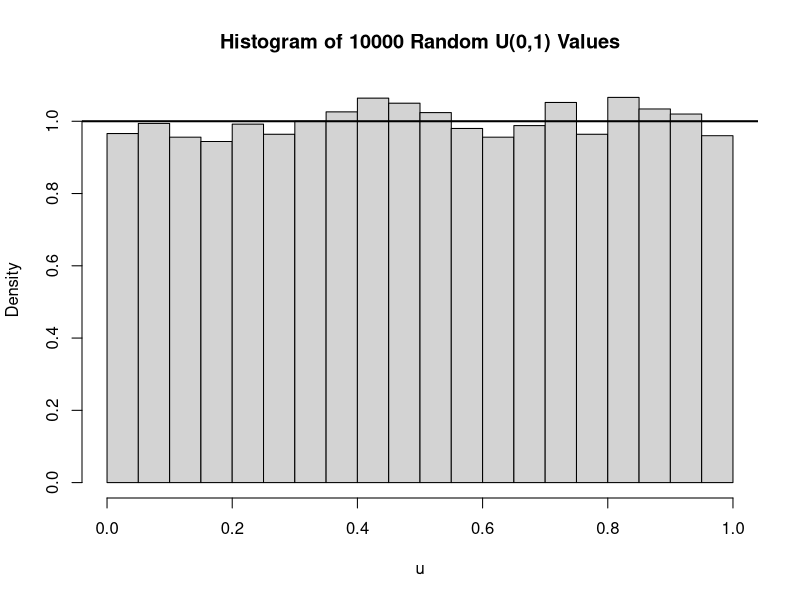
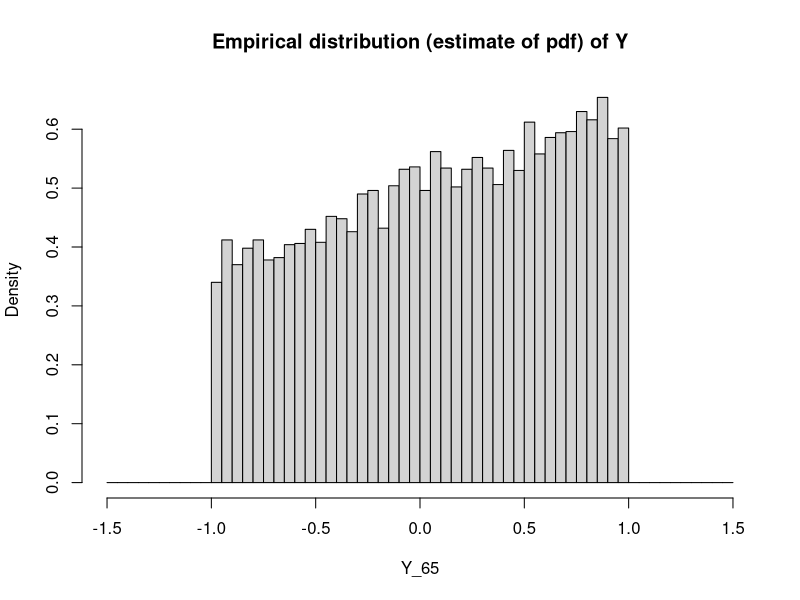
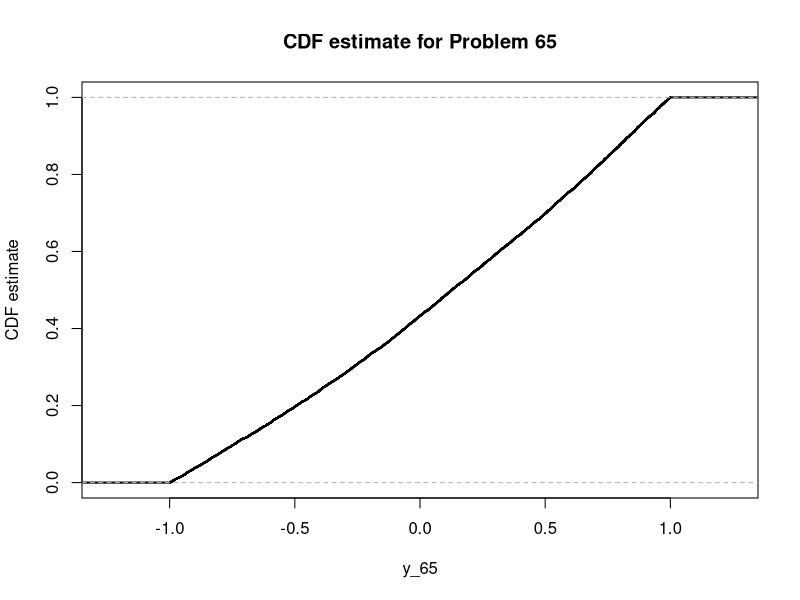
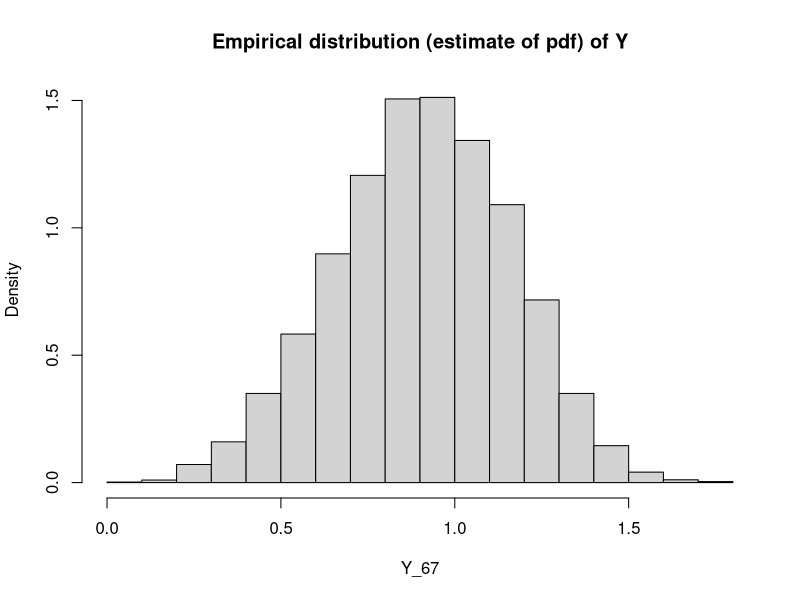
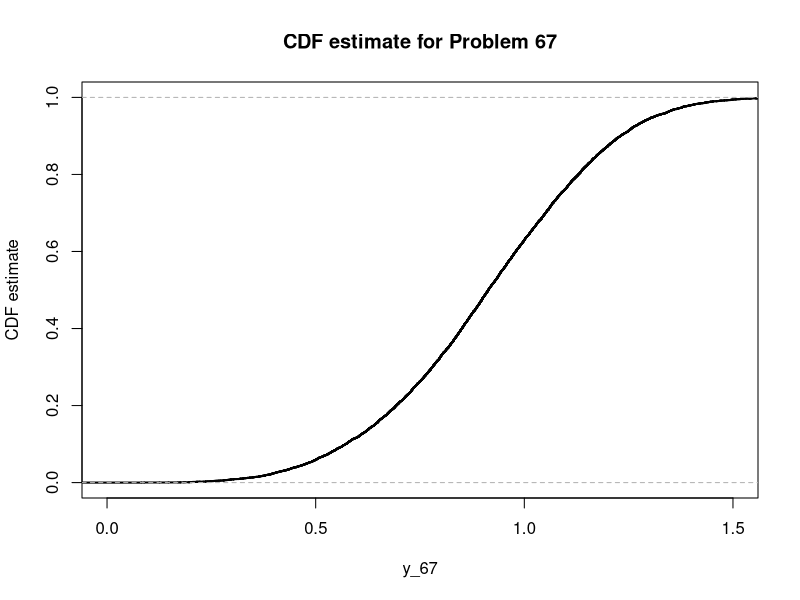

Recreate these plots in R, in order.
###
# Jimmy Hickey
# 2019-06-23
# ST501
# Homework 5
#
# Generating random variables for specific distributions
###

# Set a seed
# 1978 is the year that Sultans of Swing was released (well re-recorder) by Dire Straits, so we'll pick that.
set.seed(1978)   

# Generate 10000 random draws between (0, 1)
n<-10000
u<-runif(n=n,min=0,max=1)

# Sanity check to make sure the u looks uniform
hist(u,main="Histogram of 10000 Random U(0,1) Values",freq=FALSE)
abline(h=1,lwd=2)

# It looks alright

### Problem 65

# set alpha
alpha_65 = 0.25

# The inverse function 
Y_65 = (-1 + sqrt(1 - 2 * alpha_65 + 4 * alpha_65 * u + alpha_65^2) )/(alpha_65)

# The CDF
Y_65_CDF = function(x, alpha){ 1/2 + x/2 + alpha/4 + (x^2 * alpha) / 4} 

# a. 
# Make a histogram of the PDF
hist(Y_65, breaks=seq(from=-1.5,to=1.5,by=0.05),main="Empirical distribution (estimate of pdf) of Y",freq=FALSE)

# Plot the CDF
plot(ecdf(Y_65),ylab="CDF estimate",xlab="y_65",main="CDF estimate for Problem 65",xlim=c(-1.25,1.25),lwd=2)

# b.
# Find the estimated probability of being between 0.8 and 0.2.
(sum(Y_65 < 0.8) - sum(Y_65 < 0.2)) / length(Y_65)
# 0.34004

# Find the actual probability of being between 0.8 and 0.2.
Y_65_CDF(0.8, alpha_65) - Y_65_CDF(0.2, alpha_65)
# 0.3375

# c.

# Find the estimated quantiles
round(quantile(Y_65), 1)
# 0%    25%    50%    75%   100% 
# -1.0  -0.4    0.1    0.6  1.0 

# Q1 = -0.4
# Median = 0.1
# Q3 = 0.6

# Find actual quantiles
c((-1 + sqrt(1 - 2 * alpha_65 + 4 * alpha_65 * 0.25 + alpha_65^2) )/(alpha_65),
  (-1 + sqrt(1 - 2 * alpha_65 + 4 * alpha_65 * 0.5 + alpha_65^2) )/(alpha_65),
  (-1 + sqrt(1 - 2 * alpha_65 + 4 * alpha_65 * 0.75 + alpha_65^2) )/(alpha_65))

# Q1 = -0.3944487
# Median = 0.1231056  
# Q3 = 0.5825757

# Problem 67

alpha_67 = 1
beta_67 = 4

# The inverse function 
Y_67 = alpha_67 * (-log(1-u))^(1/beta_67)

# The PDF
Y_67_PDF = function(x, alpha, beta){ (beta) / (alpha^beta) * x^(beta - 1) * exp(-((x/alpha)^beta)) } 

# The CDF
Y_67_CDF = function(x, alpha, beta){ 1 - exp(-(x/alpha)^beta) } 


# a. 
# Make a histogram of the PDF
hist(Y_67, main="Empirical distribution (estimate of pdf) of Y", freq=FALSE)

# Plot the CDF
plot(ecdf(Y_67),ylab="CDF estimate",xlab="y_67",main="CDF estimate for Problem 67",xlim=c(0,1.5),lwd=2)


# b.
# Find the estimated probability of being between 0.8 and 0.2.
(sum(Y_67 < 0.8) - sum(Y_67 < 0.2)) / length(Y_65)
# 0.33476

# Find the actual probability of being between 0.8 and 0.2.
Y_67_CDF(0.8, alpha_67, beta_67) - Y_67_CDF(0.2, alpha_67, beta_67)
# 0.3344855


# c.

# Find the estimated quantiles
round(quantile(Y_67), 1)

# 0%    25%  50%  75%   100% 
# 0.0   0.7  0.9  1.1   1.9 

# Q1 = 0.7
# Median = 0.9
# Q3 = 1.1

# Find the actual quantiles
c(alpha_67 * (-log(1- 0.25 ))^(1/beta_67),
  alpha_67 * (-log(1-0.5))^(1/beta_67),
  alpha_67 * (-log(1-0.75))^(1/beta_67))

# 0.7323660 0.9124443 1.0850853

# Q1 = 0.7323660
# Median = 0.9124443
# Q3 = 1.0850853